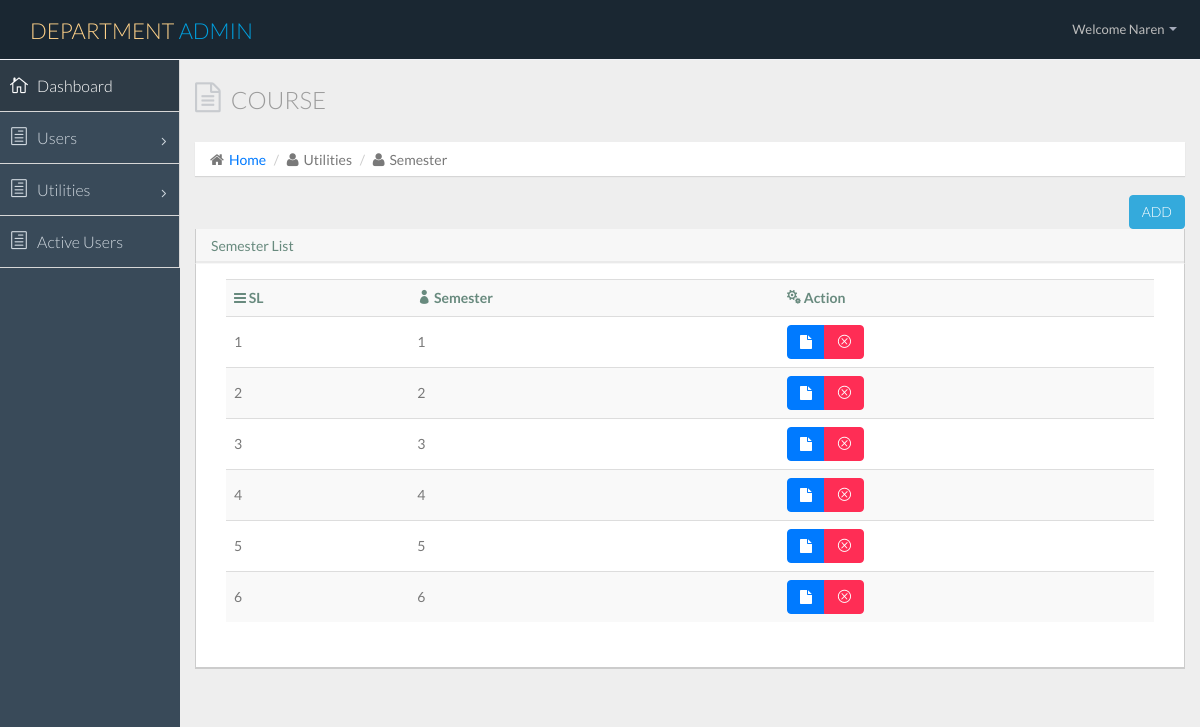
Screenshot of /semester.php?td=view (signed in) with the database file from the repository.
### tables this page shows
CREATE TABLE IF NOT EXISTS `semester` (
  `id` int(10) NOT NULL AUTO_INCREMENT,
  `semester` int(10) NOT NULL,
  PRIMARY KEY (`id`)
);

### semester.php (the view, shortened to what this page needs)
<?php
include('DB/db.php');
$query=mysqli_query($link,"SELECT * FROM semester");
?>
<?php include('includes/header.php');?>
      <section id="main-content">
          <section class="wrapper">
          	<div class="row">
				<div class="col-lg-12">
					<h3 class="page-header"><i class="fa fa-file-text-o"></i> Course </h3>
					<ol class="breadcrumb">
						<li><i class="fa fa-home"></i><a href="index.html">Home</a></li>
						<li><i class="fa fa-user"></i>Utilities</li>
						<li><i class="fa fa-user"></i>Semester</li>
					</ol>
				</div>
			</div>
						<?php if(isset($_REQUEST['td']) && $_REQUEST['td']=='view'){?>
						<div class="row">
			                  <div class="col-lg-12">
			                  	<div class="row">
			                  		<div class="col-lg-12">
			                  	      <a class="btn btn-info" style="float:right;" href="semester.php?td=add">ADD</a>
			                  	    </div>
			                  </div>
			                      <section class="panel">
			                  		 <header class="panel-heading">
			                           Semester List
			                         </header>
			                         <div class="panel-body">
			                         	<div class="col-lg-12">
				                      <section class="panel">
				                            <table class="table table-striped table-advance table-hover">
				                              <tbody>
			                              <tr>
			                              	 <th><i class="fa fa-bars"></i> SL</th>
			                                 <th><i class="icon_profile"></i> Semester</th>
			                                 <th><i class="icon_cogs"></i> Action</th>
			                              </tr>
			                              <?php $j=0;while($row=mysqli_fetch_assoc($query)){$j++;?>
			                              <tr>
			                              	 <td><?php echo $j;?></td>
			                              	 <td><?php echo $row['semester'];?></td>
			                              	 <td>
			                              	 	<div class="btn-group">
			                                      <a class="btn btn-primary" href="semester.php?td=update&semester_id=<?php echo base64_encode($row['id']);?>"><i class="fa fa-file"></i></a>
			                                      <a class="btn btn-danger" href="includes/submit.php?semester_del&semester_id=<?php echo base64_encode($row['id']);?>"><i class="icon_close_alt2"></i></a>
			                                  	</div>
			                              	 </td>
			                              </tr>
			                              <?php }?>
			                           </tbody>
				                          </table>
				                      </section>
			                  </div>
			              </div>
			              <?php } else if(isset($_REQUEST['td']) && $_REQUEST['td']=='add'){?>
			              		<div class="row">
                  					<div class="col-lg-12">
                  						<div class="row">
					                  		<div class="col-lg-12">
					                  	      <a class="btn btn-info" style="float:right;" href="semester.php?td=view">VIEW</a>
					                  	    </div>
			                 			 </div>
                   					   <section class="panel">
                     					     <header class="panel-heading">
                      					       Add Semester
                      					    </header>
                       			    <div class="panel-body">
                       			    	<span style="font-size:16px;color:#F00;"><?php if(isset($_REQUEST['token']) && $_REQUEST['token']=='n'){
                       			    		echo "Semester Not Inserted !!!";
                       			    	} else if(isset($_REQUEST['token']) && $_REQUEST['token']=='y'){echo "Inserted Successfully !!!";}?></span>
                       		           <form class="form-horizontal" method="POST" action="includes/submit.php">
                       		           		<div class="form-group">
                                      			<label class="col-sm-2 control-label">Semester</label>
                                     			    <div class="col-sm-6">
                                          				<input type="text" name="semester" class="form-control">
                                     				 </div>
                                 			 </div>
                                 			 <div class="form-group">
                                 			 	 <div class="col-lg-offset-2 col-lg-10">
                                          				<button type="submit" name="semester_submit" class="btn btn-danger">Submit</button>
                                      				</div>
                                 			 </div>
                       		           </form>
                       		        </div>
                       		    </div>
			              <?php }  else if(isset($_REQUEST['td']) && $_REQUEST['td']=='update'){
			              	    $semester_id = '';
			              	    if(isset($_REQUEST['semester_id']))
			              	    {
			              	    	 $semester_id = base64_decode($_REQUEST['semester_id']);
			              	    }
                                $result = '';
                                $query=mysqli_query($link,"SELECT * FROM semester WHERE id='$semester_id'");
                                while($res=mysqli_fetch_assoc($query))
                                {
                                	$result = $res['semester'];
                                }
			              	?>
			              		<div class="row">
                  					<div class="col-lg-12">
                  						<div class="row">
					                  		<div class="col-lg-12">
					                  	      <a class="btn btn-info" style="float:right;" href="semester.php?td=view">VIEW</a>
					                  	    </div>
			                 			 </div>
                   					   <section class="panel">
                     					     <header class="panel-heading">
                      					       Add Semester
                      					    </header>
                       			    <div class="panel-body">
                       			    	<span style="font-size:16px;color:#F00;"><?php if(isset($_REQUEST['token']) && $_REQUEST['token']=='y'){echo "Updated Successfully !!!";}?></span>
                       		           <form class="form-horizontal" method="POST" action="includes/submit.php">
                       		           		<div class="form-group">
                                      			<label class="col-sm-2 control-label">semester</label>
                                     			    <div class="col-sm-6">
                                          				<input type="text" name="semester" value="<?php echo $result;?>" class="form-control">
                                          				<input type="hidden" name="semester_id" value="<?php echo $semester_id;?>"/>
                                     				 </div>
                                 			 </div>
                                 			 <div class="form-group">
                                 			 	 <div class="col-lg-offset-2 col-lg-10">
                                          				<button type="submit" name="semester_update" class="btn btn-danger">Update</button>
                                      				</div>
                                 			 </div>
                       		           </form>
                       		        </div>
                       		    </div>
			              <?php }?>
                         </div>
                      </section>
          </section>
      </section>
<?php include('includes/footer.php');?>
</html>

### rows the page displays
semester: semester "1"
semester: semester "2"
semester: semester "3"
semester: semester "4"
semester: semester "5"
semester: semester "6"

### other values shown
$_SESSION['dep_admin_name'] "Naren"
